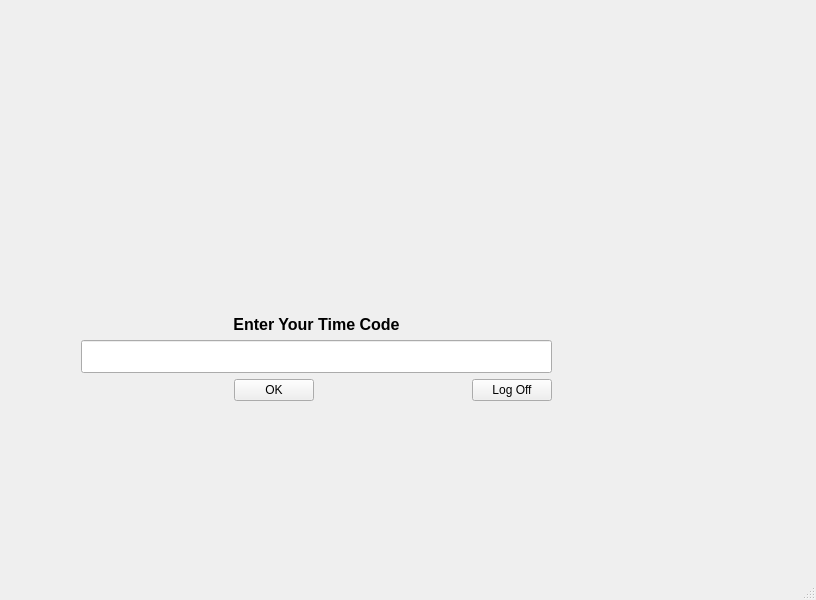
<?xml version="1.0" encoding="UTF-8"?>
<ui version="4.0">
 <class>MainWindow</class>
 <widget class="QMainWindow" name="MainWindow">
  <property name="geometry">
   <rect>
    <x>0</x>
    <y>0</y>
    <width>816</width>
    <height>600</height>
   </rect>
  </property>
  <property name="windowTitle">
   <string>MainWindow</string>
  </property>
  <widget class="QWidget" name="centralwidget">
   <widget class="QWidget" name="verticalLayoutWidget">
    <property name="geometry">
     <rect>
      <x>81</x>
      <y>185</y>
      <width>471</width>
      <height>331</height>
     </rect>
    </property>
    <layout class="QVBoxLayout" name="verticalLayout">
     <item>
      <layout class="QHBoxLayout" name="horizontalLayout">
       <property name="spacing">
        <number>4</number>
       </property>
       <item>
        <widget class="QLabel" name="timeLeftLabel">
         <property name="font">
          <font>
           <family>Segoe UI Black</family>
           <pointsize>16</pointsize>
           <weight>75</weight>
           <bold>true</bold>
          </font>
         </property>
         <property name="text">
          <string/>
         </property>
         <property name="alignment">
          <set>Qt::AlignCenter</set>
         </property>
         <property name="wordWrap">
          <bool>false</bool>
         </property>
        </widget>
       </item>
      </layout>
     </item>
     <item>
      <spacer name="verticalSpacer_2">
       <property name="orientation">
        <enum>Qt::Vertical</enum>
       </property>
       <property name="sizeHint" stdset="0">
        <size>
         <width>20</width>
         <height>40</height>
        </size>
       </property>
      </spacer>
     </item>
     <item>
      <widget class="QLabel" name="label">
       <property name="font">
        <font>
         <pointsize>12</pointsize>
        </font>
       </property>
       <property name="toolTip">
        <string/>
       </property>
       <property name="text">
        <string>&lt;b&gt;Enter Your Time Code&lt;/b&gt;</string>
       </property>
       <property name="textFormat">
        <enum>Qt::AutoText</enum>
       </property>
       <property name="alignment">
        <set>Qt::AlignBottom|Qt::AlignHCenter</set>
       </property>
      </widget>
     </item>
     <item>
      <widget class="QLineEdit" name="timeCodeEdit">
       <property name="sizePolicy">
        <sizepolicy hsizetype="Minimum" vsizetype="Preferred">
         <horstretch>0</horstretch>
         <verstretch>0</verstretch>
        </sizepolicy>
       </property>
       <property name="minimumSize">
        <size>
         <width>0</width>
         <height>0</height>
        </size>
       </property>
       <property name="font">
        <font>
         <pointsize>16</pointsize>
         <weight>75</weight>
         <bold>true</bold>
        </font>
       </property>
      </widget>
     </item>
     <item>
      <layout class="QHBoxLayout" name="horizontalLayout_2">
       <item>
        <spacer name="horizontalSpacer">
         <property name="orientation">
          <enum>Qt::Horizontal</enum>
         </property>
         <property name="sizeHint" stdset="0">
          <size>
           <width>40</width>
           <height>20</height>
          </size>
         </property>
        </spacer>
       </item>
       <item>
        <widget class="QPushButton" name="okButton">
         <property name="text">
          <string>OK</string>
         </property>
        </widget>
       </item>
       <item>
        <spacer name="horizontalSpacer_2">
         <property name="orientation">
          <enum>Qt::Horizontal</enum>
         </property>
         <property name="sizeHint" stdset="0">
          <size>
           <width>40</width>
           <height>20</height>
          </size>
         </property>
        </spacer>
       </item>
       <item>
        <widget class="QPushButton" name="logoffButton">
         <property name="text">
          <string>Log Off</string>
         </property>
        </widget>
       </item>
      </layout>
     </item>
     <item>
      <layout class="QHBoxLayout" name="horizontalLayout_3">
       <item alignment="Qt::AlignHCenter">
        <widget class="QLabel" name="messagesLabel">
         <property name="font">
          <font>
           <pointsize>10</pointsize>
           <weight>75</weight>
           <bold>true</bold>
          </font>
         </property>
         <property name="text">
          <string/>
         </property>
        </widget>
       </item>
      </layout>
     </item>
     <item>
      <spacer name="verticalSpacer">
       <property name="orientation">
        <enum>Qt::Vertical</enum>
       </property>
       <property name="sizeHint" stdset="0">
        <size>
         <width>20</width>
         <height>40</height>
        </size>
       </property>
      </spacer>
     </item>
    </layout>
   </widget>
  </widget>
  <widget class="QMenuBar" name="menubar">
   <property name="geometry">
    <rect>
     <x>0</x>
     <y>0</y>
     <width>816</width>
     <height>18</height>
    </rect>
   </property>
  </widget>
  <widget class="QStatusBar" name="statusbar"/>
 </widget>
 <resources/>
 <connections/>
</ui>
